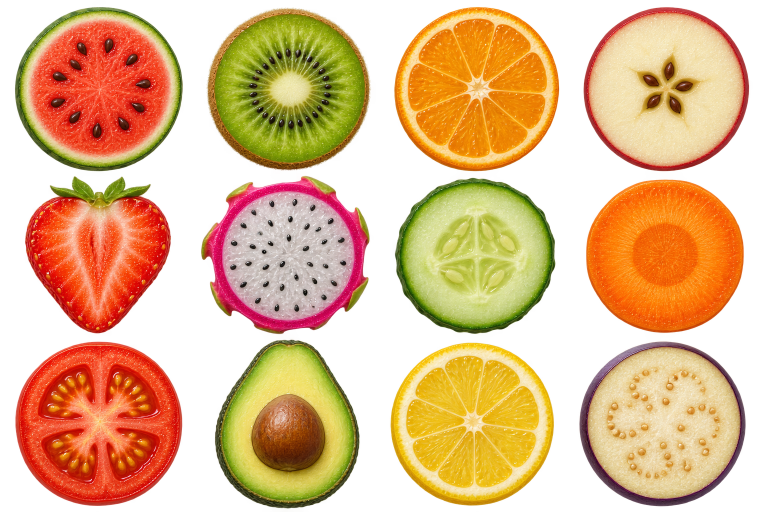
#> input picture art/source/produce-atlas.png, 1536 x 1024 px (shown at 1/2 size)
$ python prepare_assets.py
#> lines starting #> are read from the running program, lines starting #| are printed output that depends on the picture; after the words box and inside, x2 and y2 are one past the last pixel; in counts of white or black regions, pixels touching at a corner belong together
"""Prepare game resources from the original generated artwork; synthesize original audio.
Requires Pillow and NumPy. Source artwork and prompts are retained in art/.
"""
from pathlib import Path
from PIL import Image
import numpy as np
import wave
import math

ROOT = Path(__file__).resolve().parents[1]
ASSETS = ROOT / 'app/src/main/assets'
NAMES = ['watermelon','kiwi','orange','apple','strawberry','dragonfruit','cucumber','carrot','tomato','avocado','lemon','eggplant']

def ingredient_bounds(cell):
    """Find the main sprite's bounds so neighboring atlas-edge fragments are not exported."""
    mask=np.array(cell.getchannel('A'))>128
    best=[]; height,width=mask.shape
    for y,x in zip(*np.where(mask)):
        if not mask[y,x]: continue
        stack=[(int(x),int(y))]; mask[y,x]=False; group=[]
        while stack:
            px,py=stack.pop(); group.append((px,py))
            for nx,ny in [(px-1,py),(px+1,py),(px,py-1),(px,py+1)]:
                if 0<=nx<width and 0<=ny<height and mask[ny,nx]:
                    mask[ny,nx]=False; stack.append((nx,ny))
        if len(group)>len(best): best=group
    if not best: return None
    xs,ys=zip(*best)
    return max(0,min(xs)-1),max(0,min(ys)-1),min(width,max(xs)+2),min(height,max(ys)+2)

def images():
    (ASSETS / 'produce').mkdir(parents=True, exist_ok=True)
    atlas = Image.open(ROOT / 'art/source/produce-atlas.png').convert('RGBA')
#> atlas is the input picture: PIL image 1536x1024 RGBA; mean R, G, B, A 187.1, 123.1, 59.1, 154.3
    for i, name in enumerate(NAMES):
        x, y = i % 4, i // 4
        cell = atlas.crop((x*atlas.width//4,y*atlas.height//3,(x+1)*atlas.width//4,(y+1)*atlas.height//3))
        # Crop empty atlas margins; keep a square around the complete ingredient.
        bbox = ingredient_bounds(cell)
        if bbox:
            cell = cell.crop(bbox)
        side = max(cell.size)
        sprite = Image.new('RGBA',(side,side))
        sprite.alpha_composite(cell,((side-cell.width)//2,(side-cell.height)//2))
        sprite.resize((512,512),Image.Resampling.LANCZOS).save(ASSETS / f'produce/{name}.png', optimize=True)
#> this loop made 12 passes
#> bbox on passes 1 to 12: (29, 13, 366, 341), (30, 16, 356, 341), (20, 13, 351, 341), (14, 14, 347, 341), (49, 11, 343, 327), (18, 10, 356, 328), (21, 14, 344, 328), (20, 17, 336, 326), (30, 1, 365, 331), (45, 0, 336, 336), (12, 3, 341, 330), (6, 0, 340, 331)
#> pass 1, in images, `cell = atlas.crop((x*atlas.width//4,y*atlas.height//3,(x+1)*atlas.widt..`:
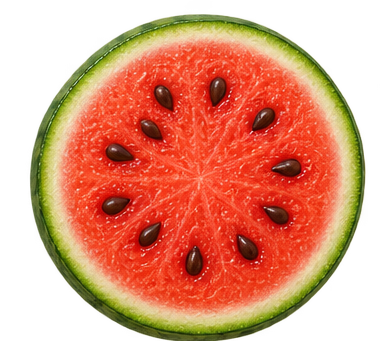
#> cell: PIL image 384x341 RGBA; mean R, G, B, A 174, 105.3, 54, 165.9; transparent parts drawn white
#> pass 1, in ingredient_bounds, `mask=np.array(cell.getchannel('A'))>128`:
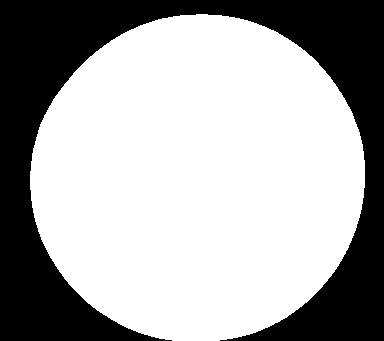
#> mask: shape (341, 384) bool; 65.7% white; 1 black region, box (x1, y1, x2, y2) and area: (0, 0, 384, 341) 44872
#> pass 1, in images, `cell = cell.crop(bbox)`:
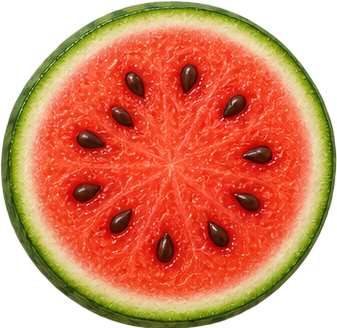
#> cell: PIL image 337x328 RGBA; mean R, G, B, A 185.4, 103.2, 55.4, 196.5; transparent parts drawn white
#> after the loop:
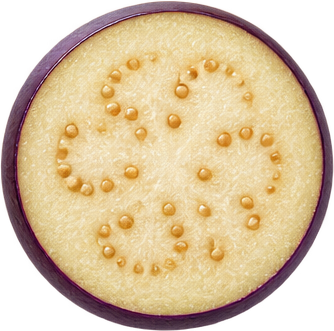
#> cell: PIL image 334x331 RGBA; mean R, G, B, A 187.7, 157.4, 121.7, 195.5; transparent parts drawn white
#> after the loop:
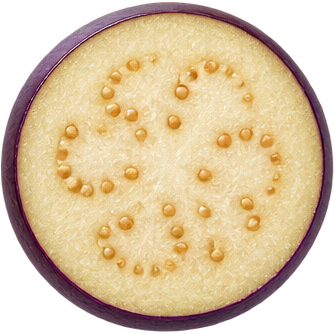
#> sprite: PIL image 334x334 RGBA; mean R, G, B, A 162.4, 139.7, 106, 193.7; transparent parts drawn white
    hero = Image.open(ROOT / 'art/source/kitchen-hero.png').convert('RGB')
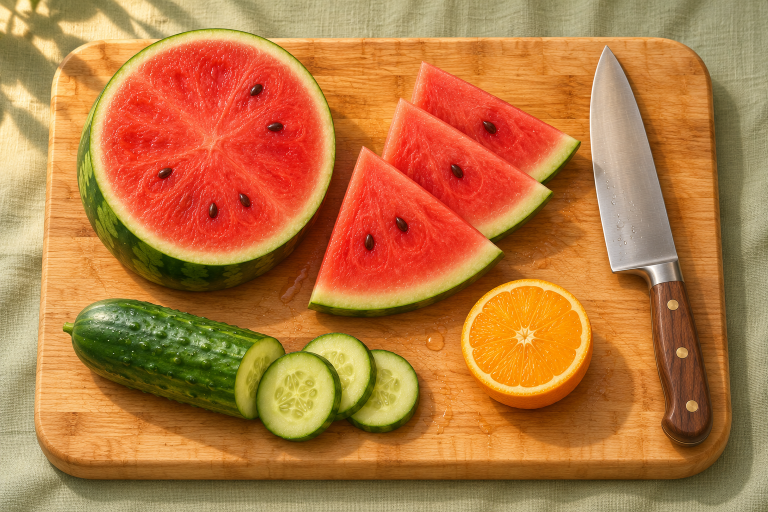
#> input picture art/source/kitchen-hero.png, 1536 x 1024 px (shown at 1/2 size)
#> hero is the input picture: PIL image 1536x1024 RGB; mean R, G, B 182.4, 120.1, 64.2
    hero.resize((1200,800),Image.Resampling.LANCZOS).save(ASSETS / 'kitchen-hero.webp', quality=90)
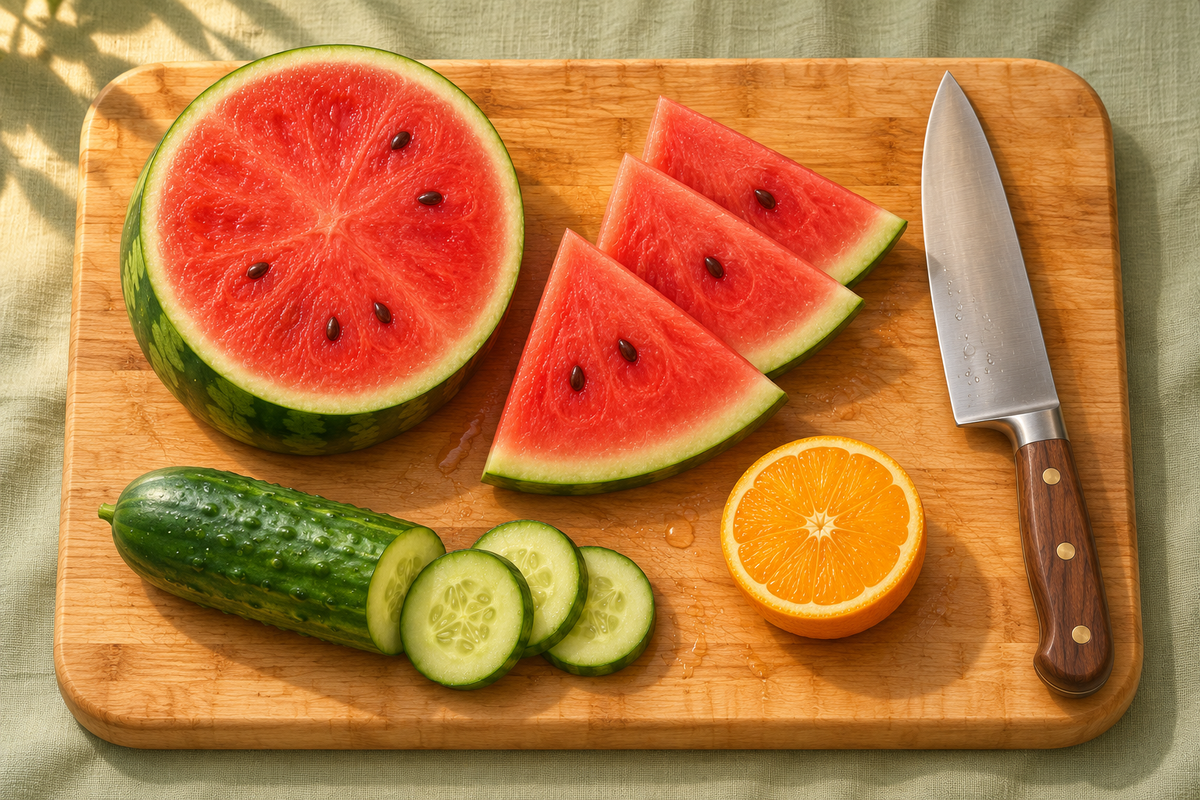
#> saved as kitchen-hero.webp: PIL image 1200x800 RGB; mean R, G, B 182.4, 120.1, 64.2
    icon_path = ROOT / 'art/source/app-icon.png'
    if icon_path.exists():
        icon = Image.open(icon_path).convert('RGB')
        (ROOT/'store/icon').mkdir(parents=True,exist_ok=True)
        icon.resize((512,512),Image.Resampling.LANCZOS).save(ROOT/'store/icon/app-icon-512.png')
        for density, size in [('mdpi',48),('hdpi',72),('xhdpi',96),('xxhdpi',144),('xxxhdpi',192)]:
            folder = ROOT/f'app/src/main/res/mipmap-{density}'
            folder.mkdir(parents=True,exist_ok=True)
            for name in ['ic_launcher','ic_launcher_round']:
                icon.resize((size,size),Image.Resampling.LANCZOS).save(folder/f'{name}.png')
        folder = ROOT/'app/src/main/res/drawable'
        folder.mkdir(exist_ok=True)
        icon.resize((432,432),Image.Resampling.LANCZOS).save(folder/'icon_foreground.png')
        folder = ROOT/'app/src/main/res/mipmap-anydpi-v26'
        folder.mkdir(exist_ok=True)
        xml = '<?xml version="1.0" encoding="utf-8"?><adaptive-icon xmlns:android="http://schemas.android.com/apk/res/android"><background android:drawable="@color/icon_bg"/><foreground android:drawable="@drawable/icon_foreground"/></adaptive-icon>'
        for name in ['ic_launcher','ic_launcher_round']:
            (folder/f'{name}.xml').write_text(xml)
        (ROOT/'app/src/main/res/values/colors.xml').write_text('<resources><color name="icon_bg">#254D3E</color></resources>')

def save_wav(path, data, sr=44100):
    data = np.clip(data,-.95,.95)
    with wave.open(str(path),'wb') as out:
        out.setnchannels(1); out.setsampwidth(2); out.setframerate(sr)
        out.writeframes((data*32767).astype('<i2').tobytes())

def audio():
    raw = ROOT/'app/src/main/res/raw'; raw.mkdir(parents=True,exist_ok=True)
    rng = np.random.default_rng(248)
    sr = 44100
    for name, duration, crunch, softness in [('juicy',.42,22,11),('soft',.38,8,25),('crisp',.34,42,4)]:
        t = np.arange(int(sr*duration))/sr
        noise = rng.normal(0,1,len(t))
        low = np.convolve(noise,np.ones(softness)/softness,'same')
        env = (1-np.exp(-t*220))*np.exp(-t*15)
        data = low*env*.95
        for _ in range(crunch):
            start = int(rng.uniform(.018,.17)*sr)
            length = min(int(.015*sr), len(t)-start)
            kt = np.arange(length)/sr
            burst = rng.normal(0,.12,length)*np.exp(-kt*350)
            data[start:start+length] += burst
        data += .17*np.sin(2*math.pi*(135*t-80*t*t))*np.exp(-t*45)
        data *= np.minimum(1,(duration-t)*200)
        save_wav(raw/f'{name}.wav',data)
    # Seamless, low-level filtered room texture. No microphone recordings or samples.
    n = sr*4
    noise = rng.normal(0,1,n)
    spectrum = np.fft.rfft(noise)
    frequency = np.fft.rfftfreq(n,1/sr)
    spectrum *= np.exp(-frequency/650)/np.maximum(frequency,45)**.35
    room = np.fft.irfft(spectrum,n)
    room = room/max(abs(room))*.18
    save_wav(raw/'ambience.wav',room)
    print('Prepared 12 sprites, hero, icon densities, and 4 original audio assets.')

if __name__ == '__main__':
    images(); audio()
